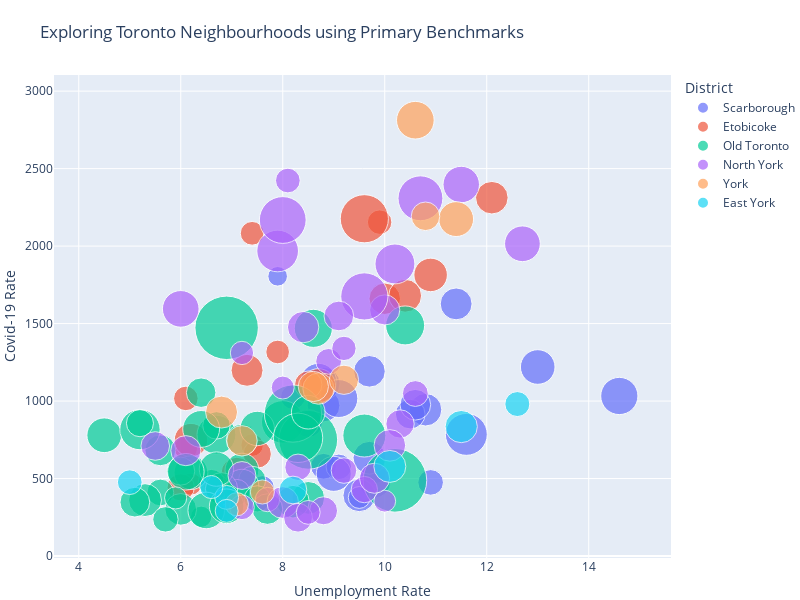

This figure's notebook cell:
### Code cell
bubble_chart = px.scatter(bubble_data, # Dataframe
                        x="Unemployment Rate", # Column name for x-values
                        y="Covid-19 Rate", # Column name for y-values
                        size="Crime Rate", # column name for size of bubble
                        color="District", # Column name for Legend
                        hover_data=({
                        'Unemployment Rate': ':.2f', # Set the no. of decimal places
                        'Crime Rate': ':.2f',
                        'Covid-19 Rate': ':.2f'}),
                        hover_name="Neighbourhood Name",
                        size_max=45, # maximum bubble size
                        title='Exploring Toronto Neighbourhoods using Primary Benchmarks')
bubble_chart.update_layout(width=800,
                           height=600,
                           margin={"r": 0,"t": 75, "l": 0, "b": 0})
bubble_chart.show()

### Figure 1 — Plotly figure (JSON) as saved in the notebook; plotly's stock layout.template omitted (floating-point values rounded to 4 significant figures; data arrays with more than 128 entries replaced by an {"elided": "..."} marker saying what was removed)
{"data": [{"customdata": [[9.8, 735.1, 542.7], [9.8, 1385.0, 479.9], [8.8, 1412.0, 971.3], [8.8, 1422.0, 1113.0], [7.6, 748.4, 441.6], [8.7, 1723.0, 1127.0], [9.7, 1418.0, 633.8], [9.7, 1312.0, 1192.0], [10.8, 1392.0, 944.0], [7.9, 504.2, 1805.0], [8.5, 1032.0, 856.4], [8.8, 872.4, 579.1], [9.1, 1886.0, 1016.0], [10.9, 861.5, 475.1], [10.5, 1153.0, 915.7], [9.5, 1392.0, 391.4], [11.4, 1335.0, 1627.0], [14.6, 1820.0, 1033.0], [8.2, 802.2, 1026.0], [13, 1573.0, 1220.0], [9.5, 629.5, 377.7], [9.1, 852.6, 575.7], [11.6, 2304.0, 784.9], [9, 1605.0, 530.1], [10.6, 1238.0, 976.0]], "hovertemplate": "<b>%{hovertext}</b><br><br>District=Scarborough<br>Unemployment Rate=%{customdata[0]:.2f}<br>Covid-19 Rate=%{customdata[2]:.2f}<br>Crime Rate=%{customdata[1]:.2f}<extra></extra>", "hovertext": ["Agincourt North", "Agincourt South-Malvern West", "Bendale", "Birchcliffe-Cliffside", "Centennial Scarborough", "Clairlea-Birchmount", "Cliffcrest", "Dorset Park", "Eglinton East", "Guildwood", "Highland Creek", "Ionview", "Kennedy Park", "L'Amoreaux", "Malvern", "Milliken", "Morningside", "Oakridge", "Rouge", "Scarborough Village", "Steeles", "Tam O'Shanter-Sullivan", "West Hill", "Wexford/Maryvale", "Woburn"], "legendgroup": "Scarborough", "marker": {"color": "#636efa", "size": [735.1, 1385.0, 1412.0, 1422.0, 748.4, 1723.0, 1418.0, 1312.0, 1392.0, 504.2, 1032.0, 872.4, 1886.0, 861.5, 1153.0, 1392.0, 1335.0, 1820.0, 802.2, 1573.0, 629.5, 852.6, 2304.0, 1605.0, 1238.0], "sizemode": "area", "sizeref": 2.624, "symbol": "circle"}, "mode": "markers", "name": "Scarborough", "orientation": "v", "showlegend": true, "type": "scatter", "x": [9.8, 9.8, 8.8, 8.8, 7.6, 8.7, 9.7, 9.7, 10.8, 7.9, 8.5, 8.8, 9.1, 10.9, 10.5, 9.5, 11.4, 14.6, 8.2, 13, 9.5, 9.1, 11.6, 9, 10.6], "xaxis": "x", "y": [542.7, 479.9, 971.3, 1113.0, 441.6, 1127.0, 633.8, 1192.0, 944.0, 1805.0, 856.4, 579.1, 1016.0, 475.1, 915.7, 391.4, 1627.0, 1033.0, 1026.0, 1220.0, 377.7, 575.7, 784.9, 530.1, 976.0], "yaxis": "y"}, {"customdata": [[6.1, 730.0, 696.9], [6.1, 791.8, 1017.0], [10, 1301.0, 1660.0], [7.4, 661.7, 715.5], [7.9, 734.3, 1317.0], [7.4, 739.9, 2083.0], [7.3, 1344.0, 1199.0], [9.9, 786.4, 2155.0], [7.5, 1046.0, 658.0], [7.1, 1309.0, 535.5], [6.2, 634.8, 464.3], [6.2, 1469.0, 747.9], [12.1, 1393.0, 2312.0], [8.7, 1527.0, 1099.0], [6, 977.3, 443.4], [10.9, 1472.0, 1814.0], [6.7, 822.3, 447.1], [10.4, 1419.0, 1680.0], [9.6, 3044.0, 2176.0], [8.5, 983.9, 1106.0]], "hovertemplate": "<b>%{hovertext}</b><br><br>District=Etobicoke<br>Unemployment Rate=%{customdata[0]:.2f}<br>Covid-19 Rate=%{customdata[2]:.2f}<br>Crime Rate=%{customdata[1]:.2f}<extra></extra>", "hovertext": ["Alderwood", "Edenbridge-Humber Valley", "Elms-Old Rexdale", "Eringate-Centennial-West Deane", "Etobicoke West Mall", "Humber Heights-Westmount", "Islington-City Centre West", "Kingsview Village-The Westway", "Kingsway South", "Long Branch", "Markland Wood", "Mimico (includes Humber Bay Shores)", "Mount Olive-Silverstone-Jamestown", "New Toronto", "Princess-Rosethorn", "Rexdale-Kipling", "Stonegate-Queensway", "Thistletown-Beaumond Heights", "West Humber-Clairville", "Willowridge-Martingrove-Richview"], "legendgroup": "Etobicoke", "marker": {"color": "#EF553B", "size": [730.0, 791.8, 1301.0, 661.7, 734.3, 739.9, 1344.0, 786.4, 1046.0, 1309.0, 634.8, 1469.0, 1393.0, 1527.0, 977.3, 1472.0, 822.3, 1419.0, 3044.0, 983.9], "sizemode": "area", "sizeref": 2.624, "symbol": "circle"}, "mode": "markers", "name": "Etobicoke", "orientation": "v", "showlegend": true, "type": "scatter", "x": [6.1, 6.1, 10, 7.4, 7.9, 7.4, 7.3, 9.9, 7.5, 7.1, 6.2, 6.2, 12.1, 8.7, 6, 10.9, 6.7, 10.4, 9.6, 8.5], "xaxis": "x", "y": [696.9, 1017.0, 1660.0, 715.5, 1317.0, 2083.0, 1199.0, 2155.0, 658.0, 535.5, 464.3, 747.9, 2312.0, 1099.0, 443.4, 1814.0, 447.1, 1680.0, 2176.0, 1106.0], "yaxis": "y"}, {"customdata": {"elided": "44x3 float values"}, "hovertemplate": "<b>%{hovertext}</b><br><br>District=Old Toronto<br>Unemployment Rate=%{customdata[0]:.2f}<br>Covid-19 Rate=%{customdata[2]:.2f}<br>Crime Rate=%{customdata[1]:.2f}<extra></extra>", "hovertext": ["Annex", "Bay Street Corridor", "Blake-Jones", "Cabbagetown-South St. James Town", "Casa Loma", "Church-Yonge Corridor", "Corso Italia-Davenport", "Danforth", "Dovercourt-Wallace Emerson-Junction", "Dufferin Grove", "East End-Danforth", "Forest Hill North", "Forest Hill South", "Greenwood-Coxwell", "High Park North", "High Park-Swansea", "Junction Area", "Kensington-Chinatown", "Lawrence Park North", "Lawrence Park South", "Little Portugal", "Moss Park", "Mount Pleasant East", "Mount Pleasant West", "Niagara", "North Riverdale", "North St. James Town", "Palmerston-Little Italy", "Playter Estates-Danforth", "Regent Park", "Roncesvalles", "Rosedale-Moore Park", "Runnymede-Bloor West Village", "South Parkdale", "South Riverdale", "The Beaches", "Trinity-Bellwoods", "University", "Waterfront Communities-The Island", "Weston-Pelham Park", "Woodbine Corridor", "Wychwood", "Yonge-Eglinton", "Yonge-St.Clair"], "legendgroup": "Old Toronto", "marker": {"color": "#00cc96", "size": [1979.0, 5315.0, 1411.0, 2374.0, 911.7, 4537.0, 1295.0, 1500.0, 1504.0, 1553.0, 1398.0, 968.3, 941.1, 1505.0, 888.9, 1028.0, 1253.0, 4308.0, 595.6, 902.6, 1144.0, 5281.0, 763.0, 991.3, 1581.0, 1418.0, 1993.0, 1374.0, 1781.0, 2425.0, 1549.0, 1319.0, 1162.0, 1904.0, 1758.0, 848.5, 1752.0, 3194.0, 2139.0, 1487.0, 1228.0, 961.7, 1566.0, 646.6], "sizemode": "area", "sizeref": 2.624, "symbol": "circle"}, "mode": "markers", "name": "Old Toronto", "orientation": "v", "showlegend": true, "type": "scatter", "x": [6.7, 10.2, 8.5, 8, 6.6, 8.5, 7.2, 6.2, 7.2, 7.5, 8.2, 7.4, 5.6, 7.2, 7.1, 6, 5.6, 8.2, 6.4, 7.5, 6.4, 6.9, 6.9, 6.7, 4.5, 5.3, 10.4, 6.8, 6.4, 9.6, 6.7, 6, 5.1, 8.6, 6.5, 5.7, 6.1, 8.3, 5.2, 8.5, 7.7, 5.2, 6.9, 5.9], "xaxis": "x", "y": [782.9, 488.4, 375.3, 865.5, 474.1, 749.8, 750.0, 538.0, 554.3, 823.1, 350.8, 492.0, 410.0, 450.9, 410.6, 547.5, 682.2, 919.5, 253.3, 368.9, 1054.0, 1473.0, 286.1, 842.9, 779.3, 360.9, 1488.0, 434.0, 820.1, 777.6, 561.0, 301.1, 347.6, 1469.0, 294.2, 236.5, 543.6, 762.5, 816.2, 928.1, 303.0, 857.2, 321.6, 375.2], "yaxis": "y"}, {"customdata": [[7.2, 798.0, 314.1], [7.2, 711.9, 1310.0], [7.7, 780.5, 364.6], [8, 691.8, 1087.0], [5.5, 1076.0, 710.1], [12.7, 1675.0, 2015.0], [8, 1317.0, 345.3], [10, 1194.0, 1588.0], [6.1, 1190.0, 679.9], [9.6, 913.1, 428.8], [7.9, 2279.0, 1969.0], [8.9, 871.6, 1256.0], [10.6, 875.4, 1049.0], [11.5, 1745.0, 2397.0], [10.3, 1056.0, 852.3], [8.3, 915.3, 572.8], [9.6, 2924.0, 1675.0], [10.2, 2091.0, 1885.0], [7.2, 1021.0, 519.7], [8.1, 801.1, 2423.0], [8.8, 1031.0, 292.0], [8.4, 1292.0, 1477.0], [9.2, 861.9, 551.6], [6, 1763.0, 1595.0], [10, 625.9, 354.0], [9.1, 1157.0, 1549.0], [8.3, 1089.0, 247.0], [10.1, 1314.0, 713.9], [9.2, 776.4, 1340.0], [8.5, 747.5, 281.6], [9.8, 1193.0, 501.9], [10.7, 2642.0, 2309.0], [8, 2878.0, 2168.0]], "hovertemplate": "<b>%{hovertext}</b><br><br>District=North York<br>Unemployment Rate=%{customdata[0]:.2f}<br>Covid-19 Rate=%{customdata[2]:.2f}<br>Crime Rate=%{customdata[1]:.2f}<extra></extra>", "hovertext": ["Banbury-Don Mills", "Bathurst Manor", "Bayview Village", "Bayview Woods-Steeles", "Bedford Park-Nortown", "Black Creek", "Bridle Path-Sunnybrook-York Mills", "Brookhaven-Amesbury", "Clanton Park", "Don Valley Village", "Downsview-Roding-CFB", "Englemount-Lawrence", "Flemingdon Park", "Glenfield-Jane Heights", "Henry Farm", "Hillcrest Village", "Humber Summit", "Humbermede", "Lansing-Westgate", "Maple Leaf", "Newtonbrook East", "Newtonbrook West", "Parkwoods-Donalda", "Pelmo Park-Humberlea", "Pleasant View", "Rustic", "St.Andrew-Windfields", "Victoria Village", "Westminster-Branson", "Willowdale East", "Willowdale West", "York University Heights", "Yorkdale-Glen Park"], "legendgroup": "North York", "marker": {"color": "#ab63fa", "size": [798.0, 711.9, 780.5, 691.8, 1076.0, 1675.0, 1317.0, 1194.0, 1190.0, 913.1, 2279.0, 871.6, 875.4, 1745.0, 1056.0, 915.3, 2924.0, 2091.0, 1021.0, 801.1, 1031.0, 1292.0, 861.9, 1763.0, 625.9, 1157.0, 1089.0, 1314.0, 776.4, 747.5, 1193.0, 2642.0, 2878.0], "sizemode": "area", "sizeref": 2.624, "symbol": "circle"}, "mode": "markers", "name": "North York", "orientation": "v", "showlegend": true, "type": "scatter", "x": [7.2, 7.2, 7.7, 8, 5.5, 12.7, 8, 10, 6.1, 9.6, 7.9, 8.9, 10.6, 11.5, 10.3, 8.3, 9.6, 10.2, 7.2, 8.1, 8.8, 8.4, 9.2, 6, 10, 9.1, 8.3, 10.1, 9.2, 8.5, 9.8, 10.7, 8], "xaxis": "x", "y": [314.1, 1310.0, 364.6, 1087.0, 710.1, 2015.0, 345.3, 1588.0, 679.9, 428.8, 1969.0, 1256.0, 1049.0, 2397.0, 852.3, 572.8, 1675.0, 1885.0, 519.7, 2423.0, 292.0, 1477.0, 551.6, 1595.0, 354.0, 1549.0, 247.0, 713.9, 1340.0, 281.6, 501.9, 2309.0, 2168.0], "yaxis": "y"}, {"customdata": [[11.4, 1596.0, 2174.0], [8.7, 1277.0, 1080.0], [7.2, 1215.0, 743.3], [7.1, 710.1, 334.1], [8.6, 1203.0, 1094.0], [7.6, 763.9, 413.3], [10.8, 1074.0, 2192.0], [6.8, 1344.0, 928.8], [9.2, 1128.0, 1137.0], [10.6, 1862.0, 2812.0]], "hovertemplate": "<b>%{hovertext}</b><br><br>District=York<br>Unemployment Rate=%{customdata[0]:.2f}<br>Covid-19 Rate=%{customdata[2]:.2f}<br>Crime Rate=%{customdata[1]:.2f}<extra></extra>", "hovertext": ["Beechborough-Greenbrook", "Briar Hill-Belgravia", "Caledonia-Fairbank", "Humewood-Cedarvale", "Keelesdale-Eglinton West", "Lambton Baby Point", "Mount Dennis", "Oakwood Village", "Rockcliffe-Smythe", "Weston"], "legendgroup": "York", "marker": {"color": "#FFA15A", "size": [1596.0, 1277.0, 1215.0, 710.1, 1203.0, 763.9, 1074.0, 1344.0, 1128.0, 1862.0], "sizemode": "area", "sizeref": 2.624, "symbol": "circle"}, "mode": "markers", "name": "York", "orientation": "v", "showlegend": true, "type": "scatter", "x": [11.4, 8.7, 7.2, 7.1, 8.6, 7.6, 10.8, 6.8, 9.2, 10.6], "xaxis": "x", "y": [2174.0, 1080.0, 743.3, 334.1, 1094.0, 413.3, 2192.0, 928.8, 1137.0, 2812.0], "yaxis": "y"}, {"customdata": [[8.2, 1009.0, 426.1], [6.9, 750.9, 378.3], [6.9, 689.3, 291.2], [10.1, 1344.0, 578.3], [5, 801.5, 476.6], [11.5, 1365.0, 835.3], [12.6, 819.6, 980.7], [6.6, 699.3, 445.0]], "hovertemplate": "<b>%{hovertext}</b><br><br>District=East York<br>Unemployment Rate=%{customdata[0]:.2f}<br>Covid-19 Rate=%{customdata[2]:.2f}<br>Crime Rate=%{customdata[1]:.2f}<extra></extra>", "hovertext": ["Broadview North", "Danforth East York", "Leaside-Bennington", "O'Connor-Parkview", "Old East York", "Taylor-Massey", "Thorncliffe Park", "Woodbine-Lumsden"], "legendgroup": "East York", "marker": {"color": "#19d3f3", "size": [1009.0, 750.9, 689.3, 1344.0, 801.5, 1365.0, 819.6, 699.3], "sizemode": "area", "sizeref": 2.624, "symbol": "circle"}, "mode": "markers", "name": "East York", "orientation": "v", "showlegend": true, "type": "scatter", "x": [8.2, 6.9, 6.9, 10.1, 5, 11.5, 12.6, 6.6], "xaxis": "x", "y": [426.1, 378.3, 291.2, 578.3, 476.6, 835.3, 980.7, 445.0], "yaxis": "y"}], "layout": {"height": 600, "legend": {"itemsizing": "constant", "title": {"text": "District"}, "tracegroupgap": 0}, "margin": {"b": 0, "l": 0, "r": 0, "t": 75}, "title": {"text": "Exploring Toronto Neighbourhoods using Primary Benchmarks"}, "width": 800, "xaxis": {"anchor": "y", "domain": [0, 1], "title": {"text": "Unemployment Rate"}}, "yaxis": {"anchor": "x", "domain": [0, 1], "title": {"text": "Covid-19 Rate"}}}}
